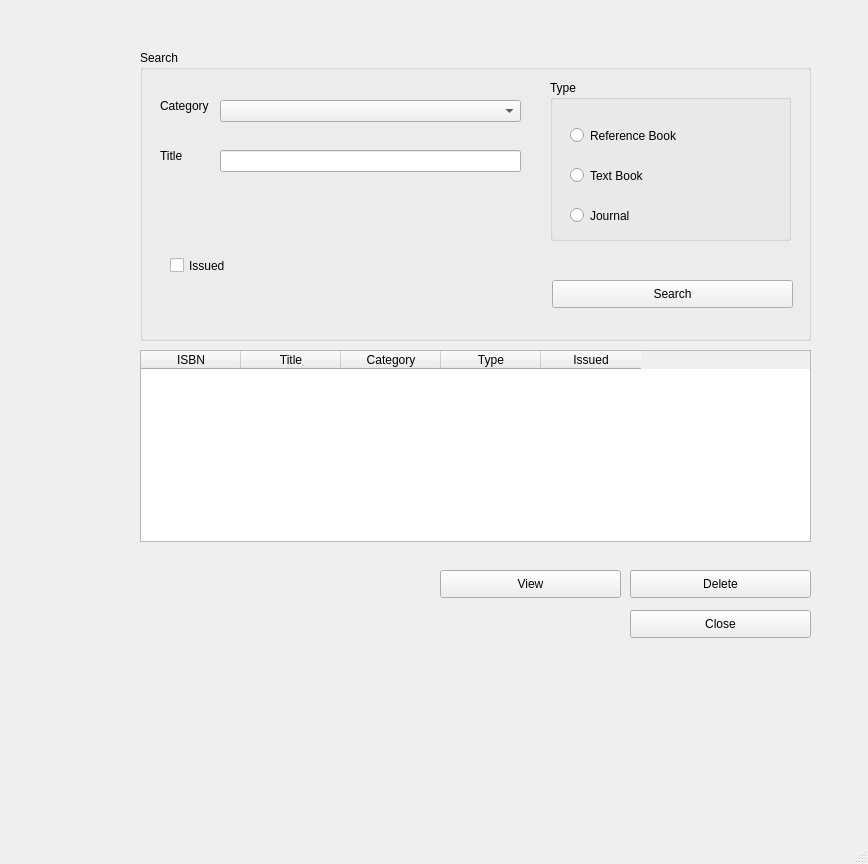
<?xml version="1.0" encoding="UTF-8"?>
<ui version="4.0">
 <class>MainWindow</class>
 <widget class="QMainWindow" name="MainWindow">
  <property name="geometry">
   <rect>
    <x>0</x>
    <y>0</y>
    <width>868</width>
    <height>864</height>
   </rect>
  </property>
  <property name="windowTitle">
   <string>MainWindow</string>
  </property>
  <widget class="QWidget" name="centralwidget">
   <widget class="QGroupBox" name="groupBox">
    <property name="geometry">
     <rect>
      <x>140</x>
      <y>50</y>
      <width>671</width>
      <height>291</height>
     </rect>
    </property>
    <property name="title">
     <string>Search</string>
    </property>
    <widget class="QGroupBox" name="groupBox_2">
     <property name="geometry">
      <rect>
       <x>410</x>
       <y>30</y>
       <width>241</width>
       <height>161</height>
      </rect>
     </property>
     <property name="title">
      <string>Type</string>
     </property>
     <widget class="QRadioButton" name="reference_input">
      <property name="geometry">
       <rect>
        <x>20</x>
        <y>40</y>
        <width>171</width>
        <height>31</height>
       </rect>
      </property>
      <property name="text">
       <string>Reference Book</string>
      </property>
     </widget>
     <widget class="QRadioButton" name="textbook_input">
      <property name="geometry">
       <rect>
        <x>20</x>
        <y>80</y>
        <width>151</width>
        <height>31</height>
       </rect>
      </property>
      <property name="text">
       <string>Text Book</string>
      </property>
     </widget>
     <widget class="QRadioButton" name="journal_input">
      <property name="geometry">
       <rect>
        <x>20</x>
        <y>120</y>
        <width>111</width>
        <height>31</height>
       </rect>
      </property>
      <property name="text">
       <string>Journal</string>
      </property>
     </widget>
    </widget>
    <widget class="QLabel" name="label">
     <property name="geometry">
      <rect>
       <x>20</x>
       <y>40</y>
       <width>91</width>
       <height>31</height>
      </rect>
     </property>
     <property name="text">
      <string>Category</string>
     </property>
    </widget>
    <widget class="QLabel" name="label_2">
     <property name="geometry">
      <rect>
       <x>20</x>
       <y>90</y>
       <width>91</width>
       <height>31</height>
      </rect>
     </property>
     <property name="text">
      <string>Title</string>
     </property>
    </widget>
    <widget class="QComboBox" name="category_input">
     <property name="geometry">
      <rect>
       <x>80</x>
       <y>50</y>
       <width>301</width>
       <height>22</height>
      </rect>
     </property>
    </widget>
    <widget class="QLineEdit" name="title_input">
     <property name="geometry">
      <rect>
       <x>80</x>
       <y>100</y>
       <width>301</width>
       <height>22</height>
      </rect>
     </property>
    </widget>
    <widget class="QCheckBox" name="issued_checkbox">
     <property name="geometry">
      <rect>
       <x>30</x>
       <y>200</y>
       <width>101</width>
       <height>31</height>
      </rect>
     </property>
     <property name="text">
      <string>Issued</string>
     </property>
    </widget>
    <widget class="QPushButton" name="searchbutton">
     <property name="geometry">
      <rect>
       <x>412</x>
       <y>230</y>
       <width>241</width>
       <height>28</height>
      </rect>
     </property>
     <property name="text">
      <string>Search</string>
     </property>
    </widget>
   </widget>
   <widget class="QTableWidget" name="booksTableWidget">
    <property name="geometry">
     <rect>
      <x>140</x>
      <y>350</y>
      <width>671</width>
      <height>192</height>
     </rect>
    </property>
    <column>
     <property name="text">
      <string>ISBN</string>
     </property>
    </column>
    <column>
     <property name="text">
      <string>Title</string>
     </property>
    </column>
    <column>
     <property name="text">
      <string>Category</string>
     </property>
    </column>
    <column>
     <property name="text">
      <string>Type</string>
     </property>
    </column>
    <column>
     <property name="text">
      <string>Issued</string>
     </property>
    </column>
   </widget>
   <widget class="QPushButton" name="viewbutton">
    <property name="geometry">
     <rect>
      <x>440</x>
      <y>570</y>
      <width>181</width>
      <height>28</height>
     </rect>
    </property>
    <property name="text">
     <string>View</string>
    </property>
   </widget>
   <widget class="QPushButton" name="deletebutton">
    <property name="geometry">
     <rect>
      <x>630</x>
      <y>570</y>
      <width>181</width>
      <height>28</height>
     </rect>
    </property>
    <property name="text">
     <string>Delete</string>
    </property>
   </widget>
   <widget class="QPushButton" name="closebutton">
    <property name="geometry">
     <rect>
      <x>630</x>
      <y>610</y>
      <width>181</width>
      <height>28</height>
     </rect>
    </property>
    <property name="text">
     <string>Close</string>
    </property>
   </widget>
  </widget>
  <widget class="QMenuBar" name="menubar">
   <property name="geometry">
    <rect>
     <x>0</x>
     <y>0</y>
     <width>868</width>
     <height>26</height>
    </rect>
   </property>
  </widget>
  <widget class="QStatusBar" name="statusbar"/>
 </widget>
 <resources/>
 <connections/>
</ui>
